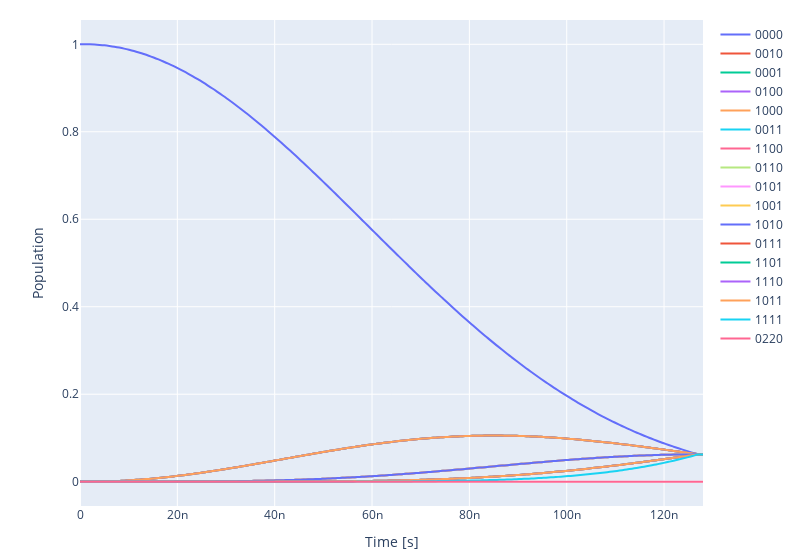

Notebook code for this chart:
### Code cell
ryd_system.experiment.draw_dynamics(sequence=[ryd_system.instruction_list[2].get_key()], state=ryd_system.model.get_init_state())
